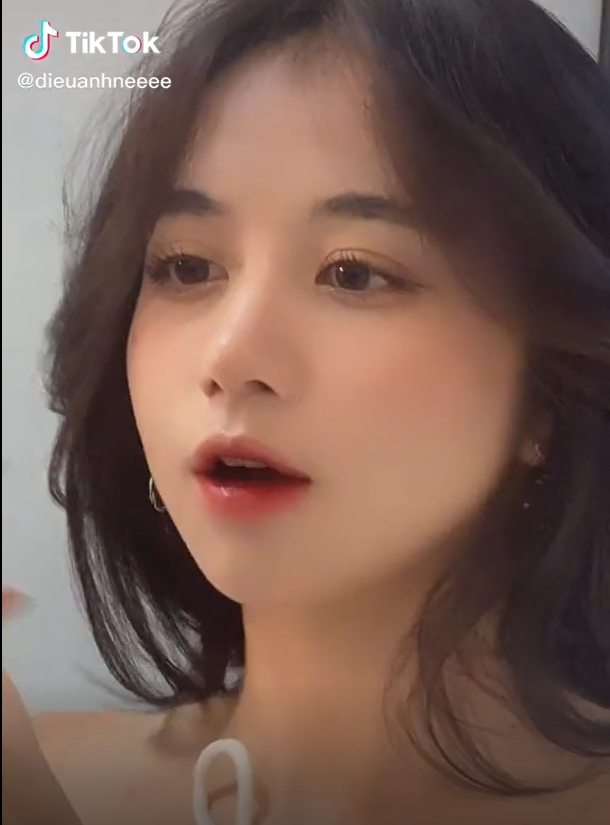
//> input picture code/Code OverView/Code OverView/DieuAnh.png, 610 x 825 px
$ ./GUI   (built with g++ and OpenCV 4)
//> lines starting //> are read from the running program, lines starting //| are printed output that depends on the picture; after the words box and inside, x2 and y2 are one past the last pixel; in counts of white or black regions, pixels touching at a corner belong together
#include <opencv2/imgcodecs.hpp>
#include <opencv2/imgproc.hpp>
#include <opencv2/highgui.hpp>
#include <iostream>

using namespace std;
using namespace cv;

void main()
{
	string path = "DieuAnh.png";
	Mat img = imread(path);
//> img is the input picture: 825 rows x 610 cols, CV_8UC3; mean B, G, R 85, 94.9, 121.3
	Mat imgGray, imgBlur, imgCanny, imgDilate, imgErode;

	cvtColor(img, imgGray, COLOR_BGR2GRAY);
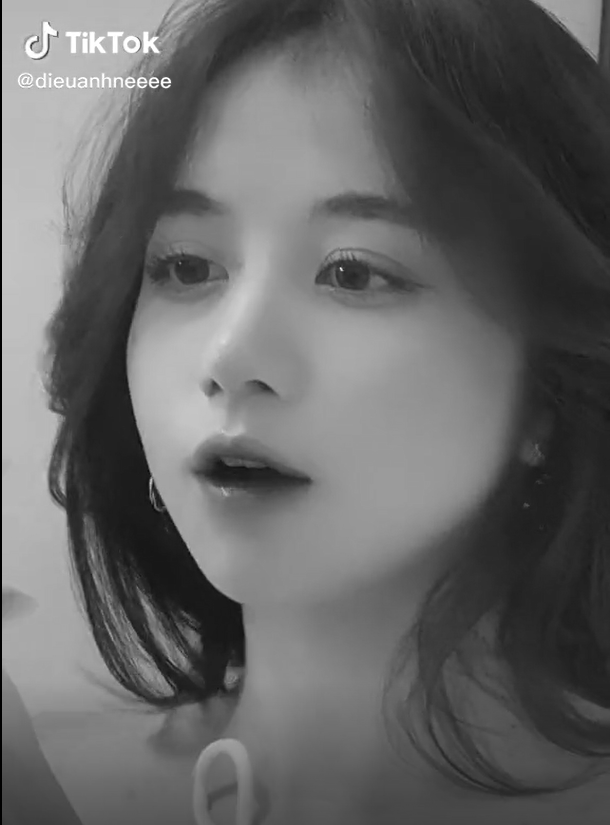
//> imgGray: 825 rows x 610 cols, CV_8UC1; min 0, max 255, mean 101.7
	GaussianBlur(img, imgBlur, Size(3, 3), 4, 2);
	Canny(imgBlur, imgCanny, 15, 10);
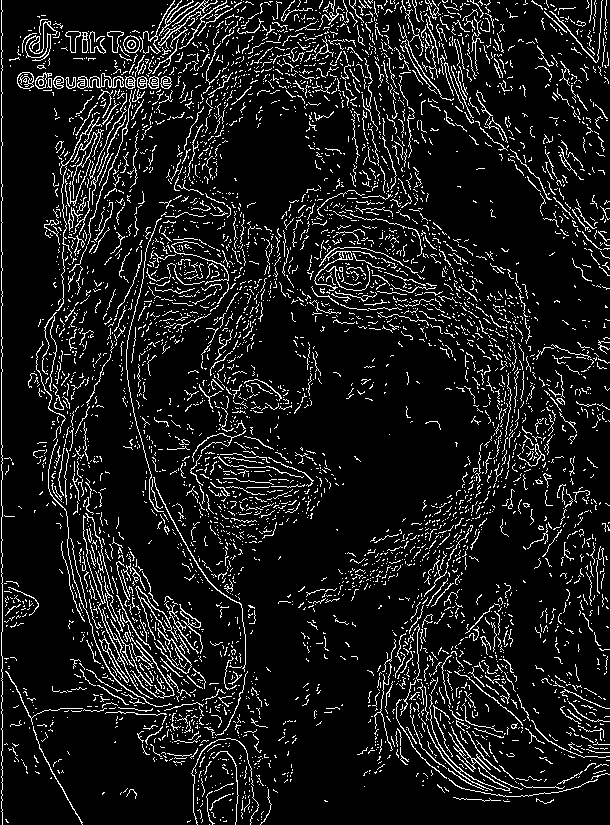
//> imgCanny: 825 rows x 610 cols, CV_8UC1; 10.1% white in thin lines or dots

	Mat kernel = getStructuringElement(MORPH_RECT, Size(5, 5));
	dilate(imgCanny, imgDilate, kernel);
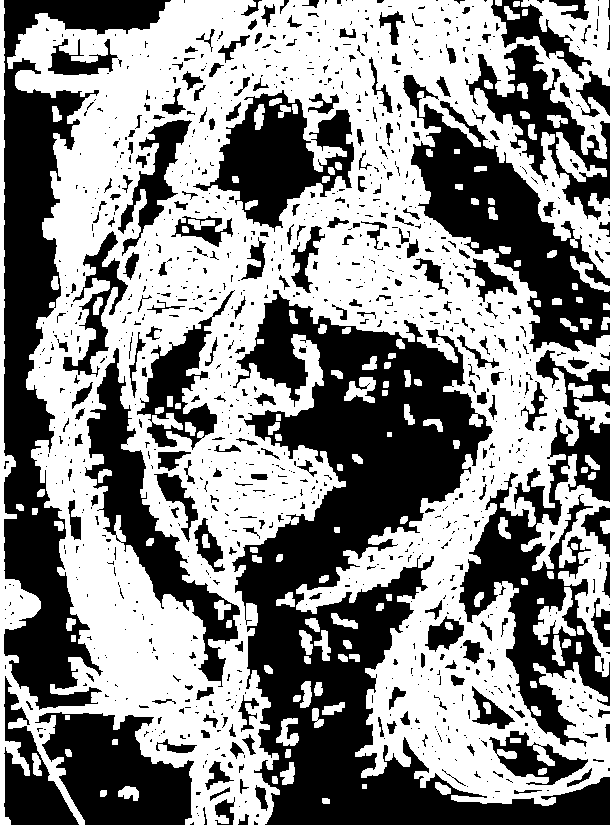
//> imgDilate: 825 rows x 610 cols, CV_8UC1; 53.7% white; 1174 black regions (914 under 20 px), largest, box (x1, y1, x2, y2) and area: (232, 290, 610, 825) 71747, (4, 0, 171, 710) 34583, (459, 350, 610, 747) 19262
	erode(imgDilate, imgErode, kernel);
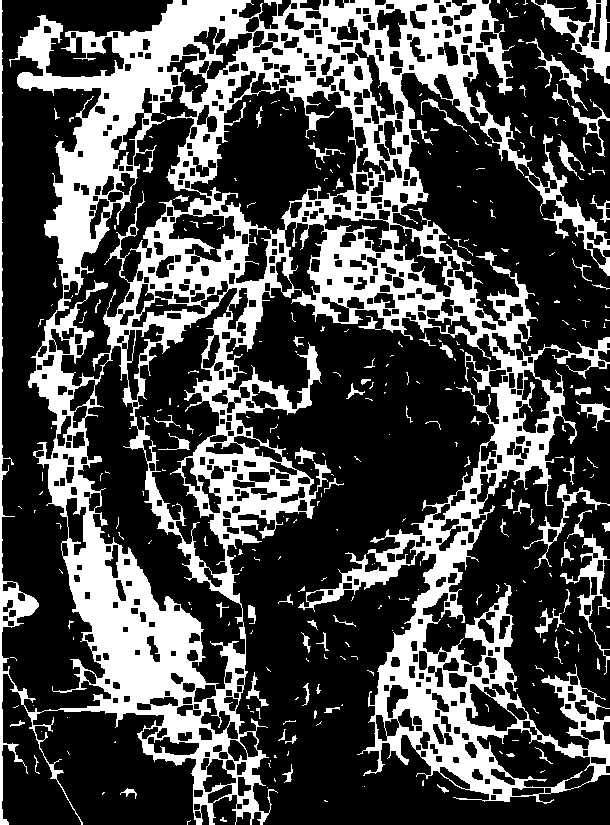
//> imgErode: 825 rows x 610 cols, CV_8UC1; 29.7% white; 322 white regions (242 under 20 px), largest, box (x1, y1, x2, y2) and area: (0, 0, 610, 825) 138541, (531, 0, 610, 84) 1836, (560, 534, 610, 632) 1066

	imshow("Dieu Anh", img);
	imshow("Dieu Anh GRAY", imgGray);
	imshow("Dieu Anh Blur", imgBlur);
	imshow("Dieu Anh Canny", imgCanny);
	imshow("Dieu Anh Dilate", imgDilate);
	imshow("Dieu Anh Erode", imgErode);

	waitKey(0);
}
